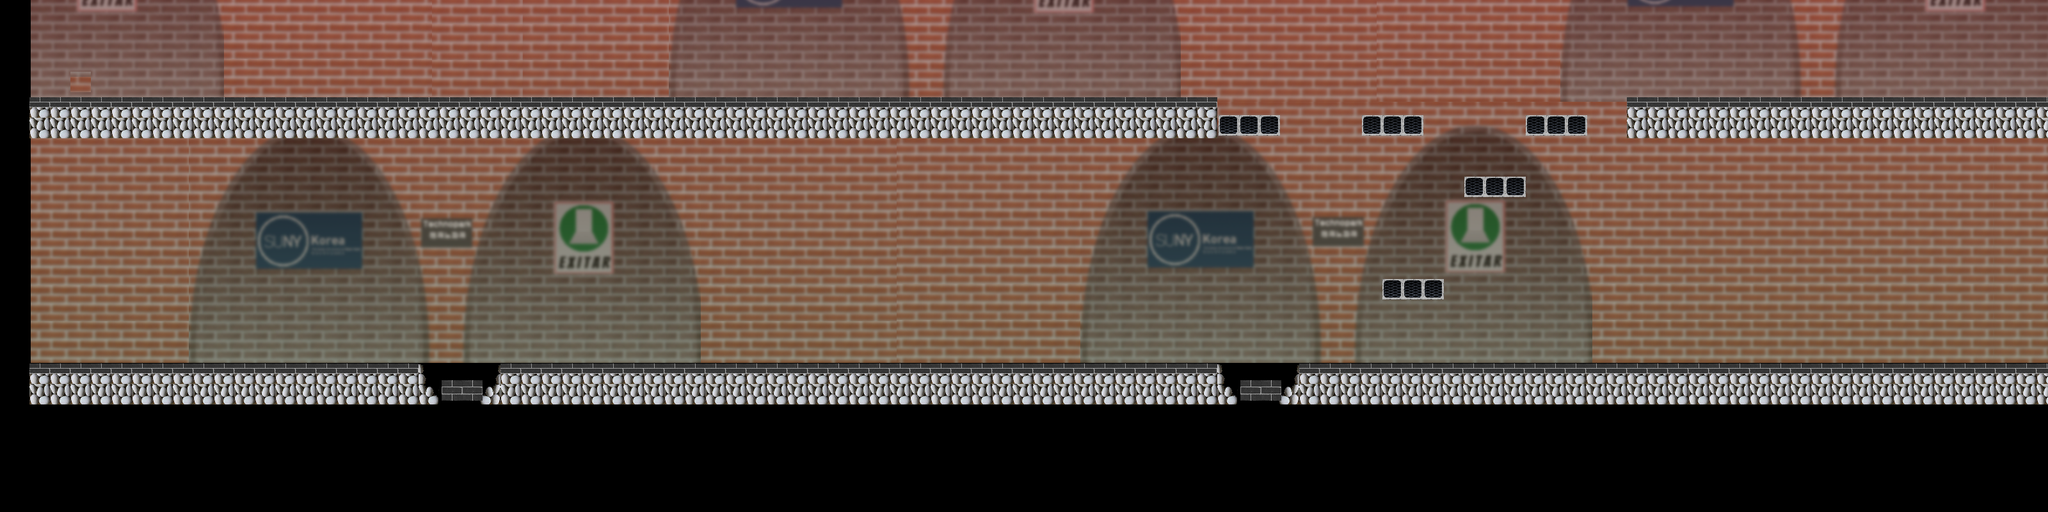

Tiled map render using the project's own tile images. Description and the map definition, with tile-layer contents summarised, below:
An orthogonal 100x25 tile map with 32x32 px tiles, 5 tile layers (bg, ground, platform, takeOff, ...), 1 hidden layer not drawn, 3 tilesets.

<map version="1.0" tiledversion="1.0.3" orientation="orthogonal" renderorder="right-down" width="100" height="25" tilewidth="32" tileheight="32" nextobjectid="1">
 <tileset firstgid="1" name="ditch" tilewidth="32" tileheight="32" tilecount="12" columns="4">
  <image source="../assets/ditch.png" width="128" height="96" />
 </tileset>
 <tileset firstgid="13" name="bg" tilewidth="32" tileheight="32" tilecount="2500" columns="100">
  <image source="../assets/level3bg.png" width="3200" height="800" />
 </tileset>
 <tileset firstgid="2513" name="platform" tilewidth="32" tileheight="32" tilecount="3" columns="3">
  <image source="../assets/Floating_Platforms.png" width="96" height="32" />
 </tileset>
 <layer name="bg" width="100" height="25" offsetx="48.4848" offsety="-233.333">
  <data>[2500 cells, 2500 non-empty, 2500 distinct tile ids]</data>
 </layer>
 <layer name="ground" width="100" height="25" offsetx="46" offsety="-168">
  <data>[2500 cells, 352 non-empty, 6 distinct tile ids]</data>
 </layer>
 <layer name="platform" width="100" height="25" offsetx="48" offsety="-172">
  <data>[2500 cells, 15 non-empty, 3 distinct tile ids]</data>
 </layer>
 <layer name="wall" width="100" height="25" visible="0" offsetx="48" offsety="-168">
  <data>[2500 cells, 8 non-empty, 2 distinct tile ids]</data>
 </layer>
 <layer name="takeOff" width="100" height="25" offsetx="46" offsety="-176">
  <data>[2500 cells, 1 non-empty, 1 distinct tile ids]</data>
 </layer>
 <layer name="hole" width="100" height="25" offsetx="50" offsety="-174">
  <data>[2500 cells, 4 non-empty, 1 distinct tile ids]</data>
 </layer>
</map>